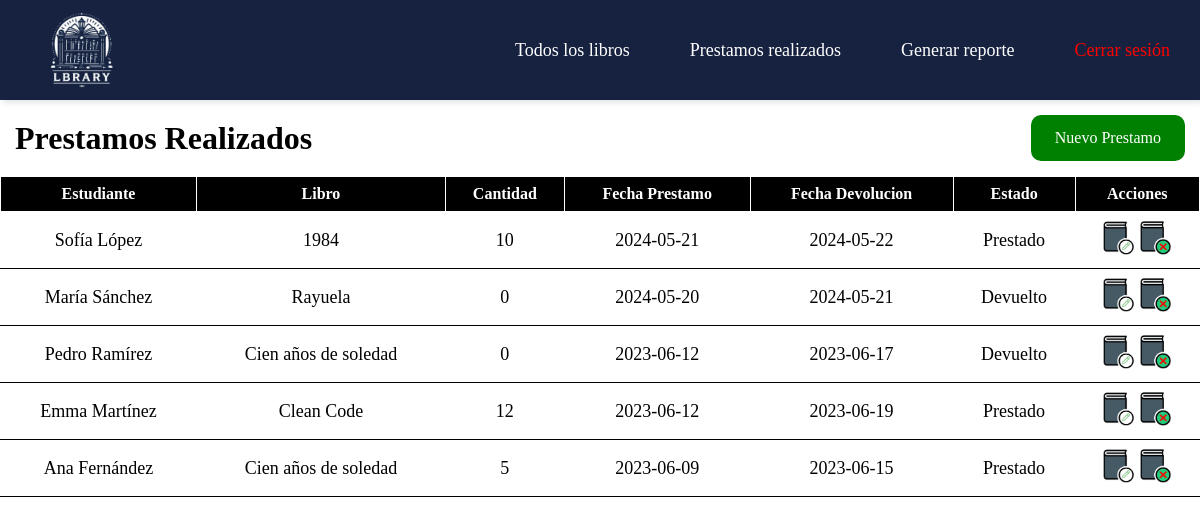
Screenshot of /paginas/prestamos (signed in) with the database file from the repository.
### tables this page shows
CREATE TABLE `prestamos` (
  `id` int(11) NOT NULL,
  `estudiante` varchar(50) NOT NULL,
  `libro` varchar(50) NOT NULL,
  `cantidad` int(11) NOT NULL,
  `fechaPrestamo` date NOT NULL,
  `fechaDevolucion` date NOT NULL,
  `estado` varchar(255) NOT NULL
);

### app/controladores/Paginas.php (called while the page is built, shortened)
<?php
    class Paginas extends CoreController{
        protected $prestamoModelo;
        public function __construct(){
            $this->prestamoModelo = $this->modelo('Prestamo');
        }
        public function prestamos() {
            $prestamos = $this->prestamoModelo->obtenerPrestamos();
            $datos = ['prestamos' => $prestamos];
            $this->vista('paginas/prestamos', $datos);
        }
    }
?>

### app/core/Core.php (called while the page is built, shortened)
<?php
    class Core{
        protected $metodoActual = 'index';
        public function __construct(){
            $url = $this->getUrl();
            if (!empty($url) && file_exists('../app/controladores/' . ucwords($url[0]) . '.php')){
                unset($url[0]);
            }
            $this->controladorActual = new $this->controladorActual;
            if (isset($url[1])){
                if (method_exists($this->controladorActual, $url[1])) {
                    $this->metodoActual = $url[1];
                    unset($url[1]);
                }
            }
            $this->parametros = $url ? array_values($url) : [];
            call_user_func_array([$this->controladorActual, $this->metodoActual], $this->parametros);
        }
        public function getUrl(){
            if (isset($_GET['url'])){
                $url = rtrim($_GET['url'], '/');
                $url = filter_var($url, FILTER_SANITIZE_URL);
                $url = explode('/', $url);
                return $url;
            }
        }
    }
?>

### public/index.php (called while the page is built, shortened)
<?php
    $iniciar = new Core;
?>

### app/core/Database.php (called while the page is built, shortened)
<?php
    class Database{
        private $host = DB_HOST;
        private $user = DB_USER;
        private $password = DB_PASSWORD;
        private $namebd = DB_NAME;
        private $dbh;
        private $stmt;
        public function __construct(){
            $dsn = 'mysql:host=' . $this->host . ';dbname=' . $this->namebd;
            $options = array(
                PDO::ATTR_PERSISTENT => true,
                PDO::ATTR_ERRMODE => PDO::ERRMODE_EXCEPTION
            );
            try {
                $this->dbh = new PDO($dsn, $this->user, $this->password, $options);
                $this->dbh->exec('set names utf8');
            } catch (PDOException $e) {
                $this->error = $e->getMessage();
            }
        }
        public function query($sql){
            $this->stmt = $this->dbh->prepare($sql);
        }
        public function execute(){
            return $this->stmt->execute();
        }
        public function registros(){
            $this->execute();
            return $this->stmt->fetchAll(PDO::FETCH_OBJ);
        }
    }
?>

### app/modelos/Prestamo.php (called while the page is built, shortened)
<?php
    class Prestamo{
        private $db;
        public function __construct(){
            $this->db = new Database;
        }
        public function obtenerPrestamos(){
            $this->db->query("SELECT * from prestamos");
            return $this->db->registros();
        }
    }
?>

### app/vistas/paginas/prestamos.php (the view, shortened to what this page needs)
<!DOCTYPE html>
<html lang="en">
<head>
    <link rel="stylesheet" type="text/css" href="<?php echo RUTA_URL; ?>/css/prestamos.css">
</head>
<body>
<?php require RUTA_APP . '/vistas/inc/header.php'; ?>
    <div class="header">
        <h1>Prestamos Realizados</h1>
        <a href="<?php echo RUTA_URL; ?>/paginas/agregarPrestamo"><button class="boton-agregar">Nuevo Prestamo</button></a>
    </div>
    <main>
        <table class="tabla-prestamo">
            <thead>
                <th>Estudiante</th>
                <th>Libro</th>
                <th>Cantidad</th>
                <th class="fechaPrestamo">Fecha Prestamo</th>
                <th class="fechaDevolucion">Fecha Devolucion</th>
                <th>Estado</th>
                <th>Acciones</th>
            </thead>
            <tbody>
                <?php foreach ($datos['prestamos'] as $prestamos): ?>
                    <tr>
                        <td><?php echo $prestamos->estudiante; ?></td>
                        <td><?php echo $prestamos->libro; ?></td>
                        <td><?php echo $prestamos->cantidad; ?></td>
                        <td class="fechaPrestamo"><?php echo $prestamos->fechaPrestamo; ?></td>
                        <td class="fechaDevolucion"><?php echo $prestamos->fechaDevolucion; ?></td>
                        <td><?php echo $prestamos->estado; ?></td>
                        <td>
                            <a href="<?php echo RUTA_URL;?>/paginas/editarPrestamo/<?php echo $prestamos->id;?>"><img class="img-t" src="<?php echo RUTA_URL;?>/img/editar-libro.jpg" alt="" title="Editar Libro"></a>
                            <a href="#" onclick="confirmDelete('<?php echo RUTA_URL;?>/paginas/borrarPrestamo/<?php echo $prestamos->id;?>')"><img class="img-t" src="<?php echo RUTA_URL;?>/img/eliminar-libro.jpg" alt="" title="Borrar Libro"></a>
                        </td>
                    </tr>
                <?php endforeach; ?>
            </tbody>
        </table>
    </main>
</body>
</html>

### app/core/CoreController.php (shortened to what this page needs)
<?php
    class CoreController{
        public function modelo($modelo){
            return new $modelo();
        }
        public function vista($vista, $datos = []){
            if (file_exists('../app/vistas/' . $vista . '.php')){
                require_once '../app/vistas/' . $vista . '.php';
            }else{
                die('La vista '. $vista . ' no existe');
            }
        }
    }
?>

### app/vistas/inc/header.php (shortened to what this page needs)
<!DOCTYPE html>
<html lang="en">
<head>
    <link rel="stylesheet" type="text/css" href="<?php echo RUTA_URL; ?>/css/header.css">
</head>
<body>
    <nav>
        <ul class="menu">
            <li><a href="<?php echo RUTA_URL; ?>/paginas/libros"><img src="<?php echo RUTA_URL;?>/img/logo.png" alt="Logo Biblioteca" class="logo"></a></li>
            <li><a class="hideOnMobile" href="<?php echo RUTA_URL; ?>/paginas/libros">Todos los libros</a></li>
            <li><a class="hideOnMobile" href="<?php echo RUTA_URL; ?>/paginas/prestamos">Prestamos realizados</a></li>
            <li><a class="hideOnMobile" href="<?php echo RUTA_URL; ?>/paginas/reportes">Generar reporte</a></li>
            <li class="logout hideOnMobile"><a style="color: red;" href="<?php echo RUTA_URL; ?>/paginas/cerrarSesion">Cerrar sesión</a></li>
        </ul>
    </nav>

### public/css/prestamos.css (style rules this page uses)
.header { display: flex; align-items: center; justify-content: space-between; padding: 15px; }
h1 { margin: 0; }
.boton-agregar { border-radius: 10px; background-color: green; color: #ffffff; padding: 10px 20px; font-size: 16px; border: none; cursor: pointer; border: 4px solid green; transition: background-color .1s, color .1s; }
table { width: 100%; border-collapse: collapse; justify-content: space-between; padding-left: 10px; padding-right: 10px; }
th { background-color: black; color: white; }
th, td { border: 1px solid rgb(255, 255, 255); text-align: center; padding: 8px; border-bottom: #000000; }
td { border-bottom: 1px solid black; font-size: large; }
.img-t { height: 35px; }

### public/css/header.css (style rules this page uses)
* { box-sizing: border-box; font-family: 'Goudy Old Style'; margin: 0; padding: 0; }
.logo { width: 100px; height: auto; display: flex; justify-content: center; align-items: center; }
nav { box-shadow: 3px 3px 5px rgba(0, 0, 0, 0.1); display: flex; align-items: center; justify-content: center; font-size: large; background-color: #16223f; }
nav ul { width: 100%; list-style: none; display: flex; justify-content: center; }
.menu a { color: white; }
nav a { height: 100%; padding: 0 30px; text-decoration: none; display: flex; align-items: center; color: black; }
nav li:first-child { margin-right: auto; }

### rows the page displays
prestamos: estudiante "Sofía López", libro "1984", cantidad "10", fechaPrestamo "2024-05-21", fechaDevolucion "2024-05-22", estado "Prestado"
prestamos: estudiante "María Sánchez", libro "Rayuela", cantidad "0", fechaPrestamo "2024-05-20", fechaDevolucion "2024-05-21", estado "Devuelto"
prestamos: estudiante "Pedro Ramírez", libro "Cien años de soledad", cantidad "0", fechaPrestamo "2023-06-12", fechaDevolucion "2023-06-17", estado "Devuelto"
prestamos: estudiante "Emma Martínez", libro "Clean Code", cantidad "12", fechaPrestamo "2023-06-12", fechaDevolucion "2023-06-19", estado "Prestado"
prestamos: estudiante "Ana Fernández", libro "Cien años de soledad", cantidad "5", fechaPrestamo "2023-06-09", fechaDevolucion "2023-06-15", estado "Prestado"
